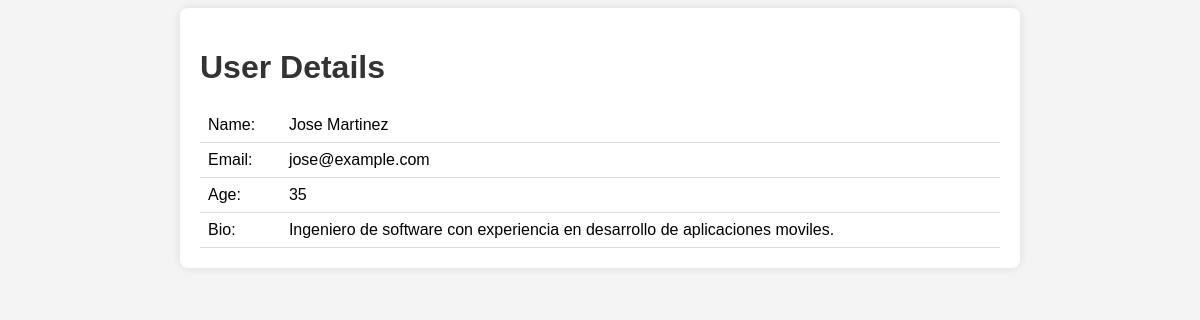
/user.php?id=2, run on the app's committed database.
### tables this page shows
CREATE TABLE IF NOT EXISTS users (
  id INT AUTO_INCREMENT PRIMARY KEY,
  name VARCHAR(255) NOT NULL,
  email VARCHAR(255) NOT NULL,
  age INT NOT NULL,
  bio TEXT
);

### user.php (the view, shortened to what this page needs)
<!DOCTYPE html>
<html>
<head>
  <link rel="stylesheet" type="text/css" href="style.css">
</head>
<body>
<div class="container">
  <h1>User Details</h1>
  <?php
  if (isset($_GET['id'])) {
    $id = intval($_GET['id']);
    $servername = getenv('MYSQL_HOST');
    $username = getenv('MYSQL_USER');
    $password = getenv('MYSQL_PASSWORD');
    $dbname = getenv('MYSQL_DATABASE');
    $conn = new mysqli($servername, $username, $password, $dbname);
    $sql = "SELECT name, email, age, bio FROM users WHERE id = $id";
    $result = $conn->query($sql);
    if ($result->num_rows > 0) {
      $row = $result->fetch_assoc();
      echo "<table>";
      echo "<tr><td>Name:</td><td>" . $row["name"] . "</td></tr>";
      echo "<tr><td>Email:</td><td>" . $row["email"] . "</td></tr>";
      echo "<tr><td>Age:</td><td>" . $row["age"] . "</td></tr>";
      echo "<tr><td>Bio:</td><td>" . $row["bio"] . "</td></tr>";
      echo "</table>";
    } else {
      echo "User not found.";
    }
  } else {
    echo "No user ID provided.";
  }
  ?>
</div>
</body>
</html>

### style.css (style rules this page uses)
body { font-family: Arial, sans-serif; background-color: #f4f4f4; }
.container { max-width: 800px; margin: 0 auto; padding: 20px; background-color: #fff; border-radius: 8px; box-shadow: 0 0 10px rgba(0, 0, 0, 0.1); }
h1 { color: #333; }
table { width: 100%; border-collapse: collapse; margin-top: 20px; }
table th, table td { padding: 8px; border-bottom: 1px solid #ddd; }
table td { vertical-align: top; }

### data on the page
users: name "Jose Martinez", email "jose@example.com", age "35", bio "Ingeniero de software con experiencia en desarrollo de aplicaciones moviles."
